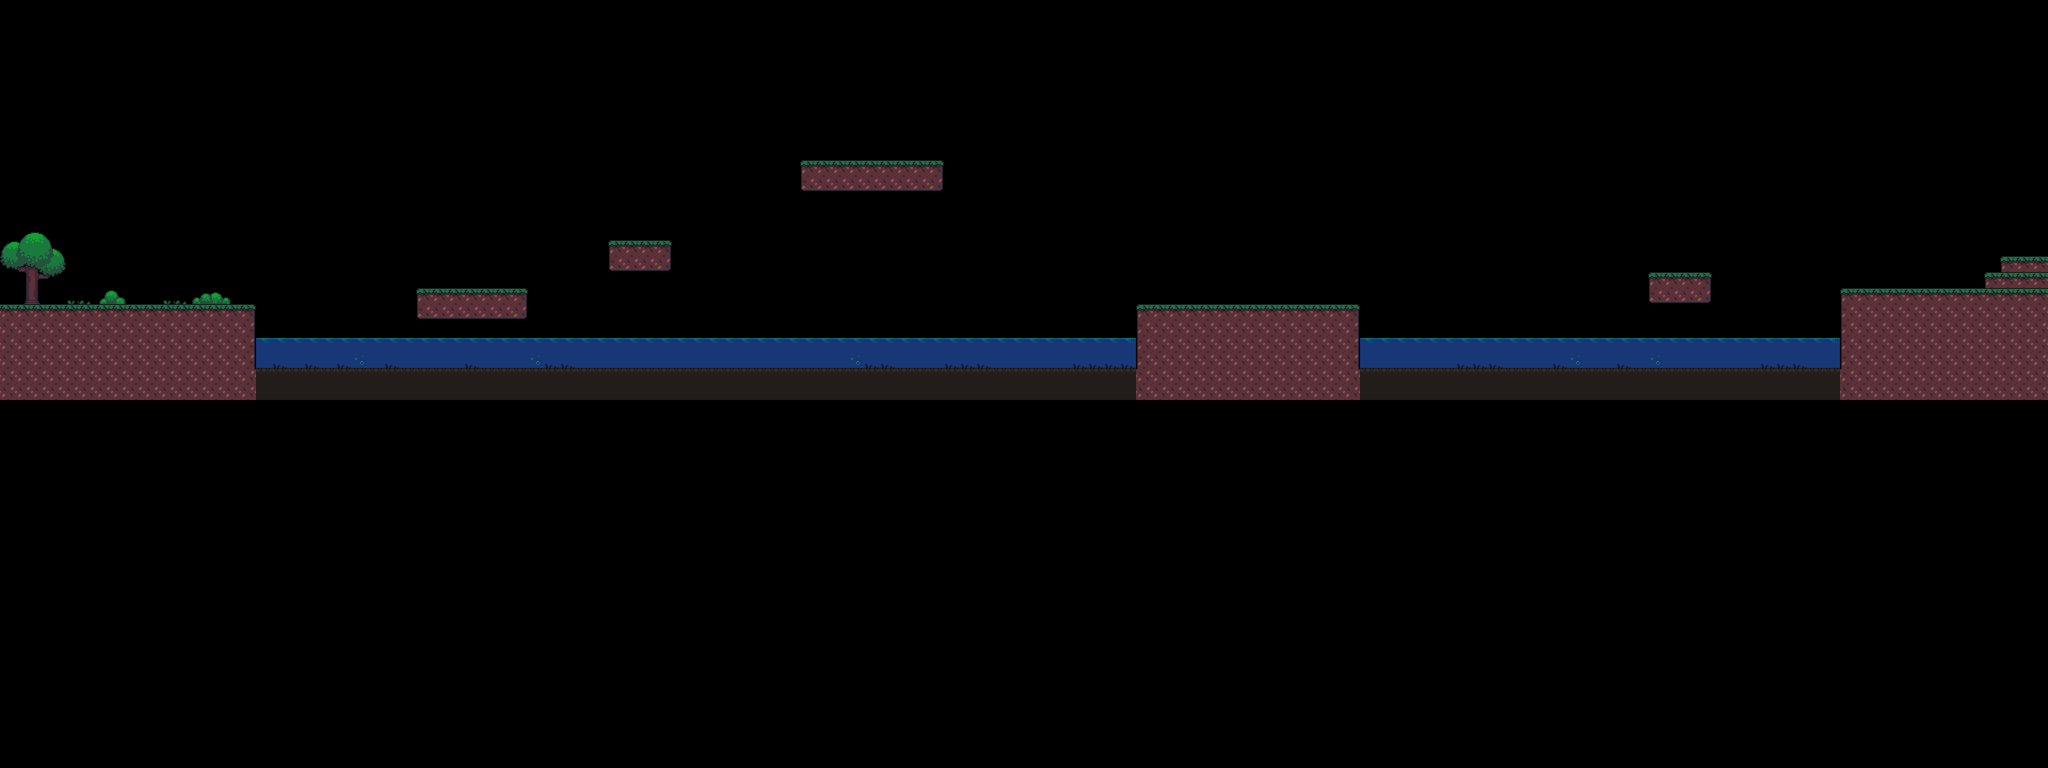

A 2D game scene composited from a Tiled map and its tileset images. What follows is a short description and the map's XML, with each tile layer's data collapsed to a summary:
An orthogonal 128x48 tile map with 32x32 px tiles, 2 tile layers (Agua_1, Plataformas), 1 hidden layer not drawn, 5 tilesets.

<map version="1.8" tiledversion="1.8.5" orientation="orthogonal" renderorder="right-down" compressionlevel="1" width="128" height="48" tilewidth="32" tileheight="32" infinite="0" nextlayerid="24" nextobjectid="46">
 <properties>
  <property name="Collisiones" type="int" value="1" />
 </properties>
 <tileset firstgid="1" name="tmw_desert_spacing" tilewidth="32" tileheight="32" spacing="1" margin="1" tilecount="48" columns="8">
  <image source="tmw_desert_spacing.png" width="265" height="199" />
  <wangsets>
   <wangset name="Brick" type="corner" tile="9">
    <wangcolor name="" color="#ff0000" tile="-1" probability="1" />
    <wangtile tileid="0" wangid="0,0,0,1,0,0,0,0" />
    <wangtile tileid="1" wangid="0,0,0,1,0,1,0,0" />
    <wangtile tileid="2" wangid="0,0,0,0,0,1,0,0" />
    <wangtile tileid="9" wangid="0,1,0,0,0,0,0,0" />
    <wangtile tileid="10" wangid="0,1,0,0,0,0,0,1" />
    <wangtile tileid="11" wangid="0,0,0,0,0,0,0,1" />
    <wangtile tileid="12" wangid="0,1,0,0,0,1,0,1" />
    <wangtile tileid="13" wangid="0,1,0,1,0,0,0,1" />
   </wangset>
   <wangset name="Marble" type="corner" tile="19">
    <wangcolor name="" color="#ff0000" tile="-1" probability="1" />
    <wangtile tileid="18" wangid="0,1,0,1,0,0,0,0" />
    <wangtile tileid="19" wangid="0,1,0,1,0,1,0,1" />
    <wangtile tileid="20" wangid="0,0,0,0,0,1,0,1" />
    <wangtile tileid="21" wangid="0,1,0,0,0,1,0,1" />
    <wangtile tileid="22" wangid="0,1,0,1,0,0,0,1" />
   </wangset>
   <wangset name="Sand" type="corner" tile="14">
    <wangcolor name="" color="#ff0000" tile="29" probability="1" />
    <wangtile tileid="3" wangid="0,1,0,0,0,1,0,1" />
    <wangtile tileid="4" wangid="0,1,0,1,0,0,0,1" />
    <wangtile tileid="5" wangid="0,0,0,1,0,0,0,0" />
    <wangtile tileid="6" wangid="0,0,0,1,0,1,0,0" />
    <wangtile tileid="7" wangid="0,0,0,0,0,1,0,0" />
    <wangtile tileid="8" wangid="0,0,0,0,0,1,0,1" />
    <wangtile tileid="14" wangid="0,1,0,0,0,0,0,0" />
    <wangtile tileid="15" wangid="0,1,0,0,0,0,0,1" />
   </wangset>
  </wangsets>
 </tileset>
 <tileset firstgid="49" name="MapMetadata" tilewidth="32" tileheight="32" spacing="1" margin="1" tilecount="2" columns="2">
  <image source="MapMetadata.png" width="67" height="34" />
 </tileset>
 <tileset firstgid="51" name="Forest 32" tilewidth="32" tileheight="32" tilecount="84" columns="12">
  <image source="Tileset_32x32.png" width="384" height="224" />
 </tileset>
 <tileset firstgid="135" name="Cielo" tilewidth="32" tileheight="32" tilecount="275" columns="25">
  <image source="Fondos/Foldo.png" width="800" height="352" />
 </tileset>
 <tileset firstgid="410" name="Objects" tilewidth="32" tileheight="32" tilecount="140" columns="14">
  <image source="Objects 32x32.png" width="448" height="320" />
 </tileset>
 <layer id="23" name="Agua_2" width="128" height="48" visible="0">
  <properties>
   <property name="Draw" type="bool" value="false" />
   <property name="Navigation" type="bool" value="false" />
  </properties>
  <data>[6144 cells, 222 non-empty, 11 distinct tile ids]</data>
 </layer>
 <layer id="5" name="Agua_1" width="128" height="48">
  <properties>
   <property name="Draw" type="bool" value="false" />
   <property name="Navigation" type="bool" value="false" />
  </properties>
  <data>[6144 cells, 171 non-empty, 5 distinct tile ids]</data>
 </layer>
 <layer id="1" name="Plataformas" width="128" height="48">
  <properties>
   <property name="Draw" type="bool" value="false" />
   <property name="Navigation" type="bool" value="false" />
  </properties>
  <data>[6144 cells, 3394 non-empty, 41 distinct tile ids]</data>
 </layer>
</map>
